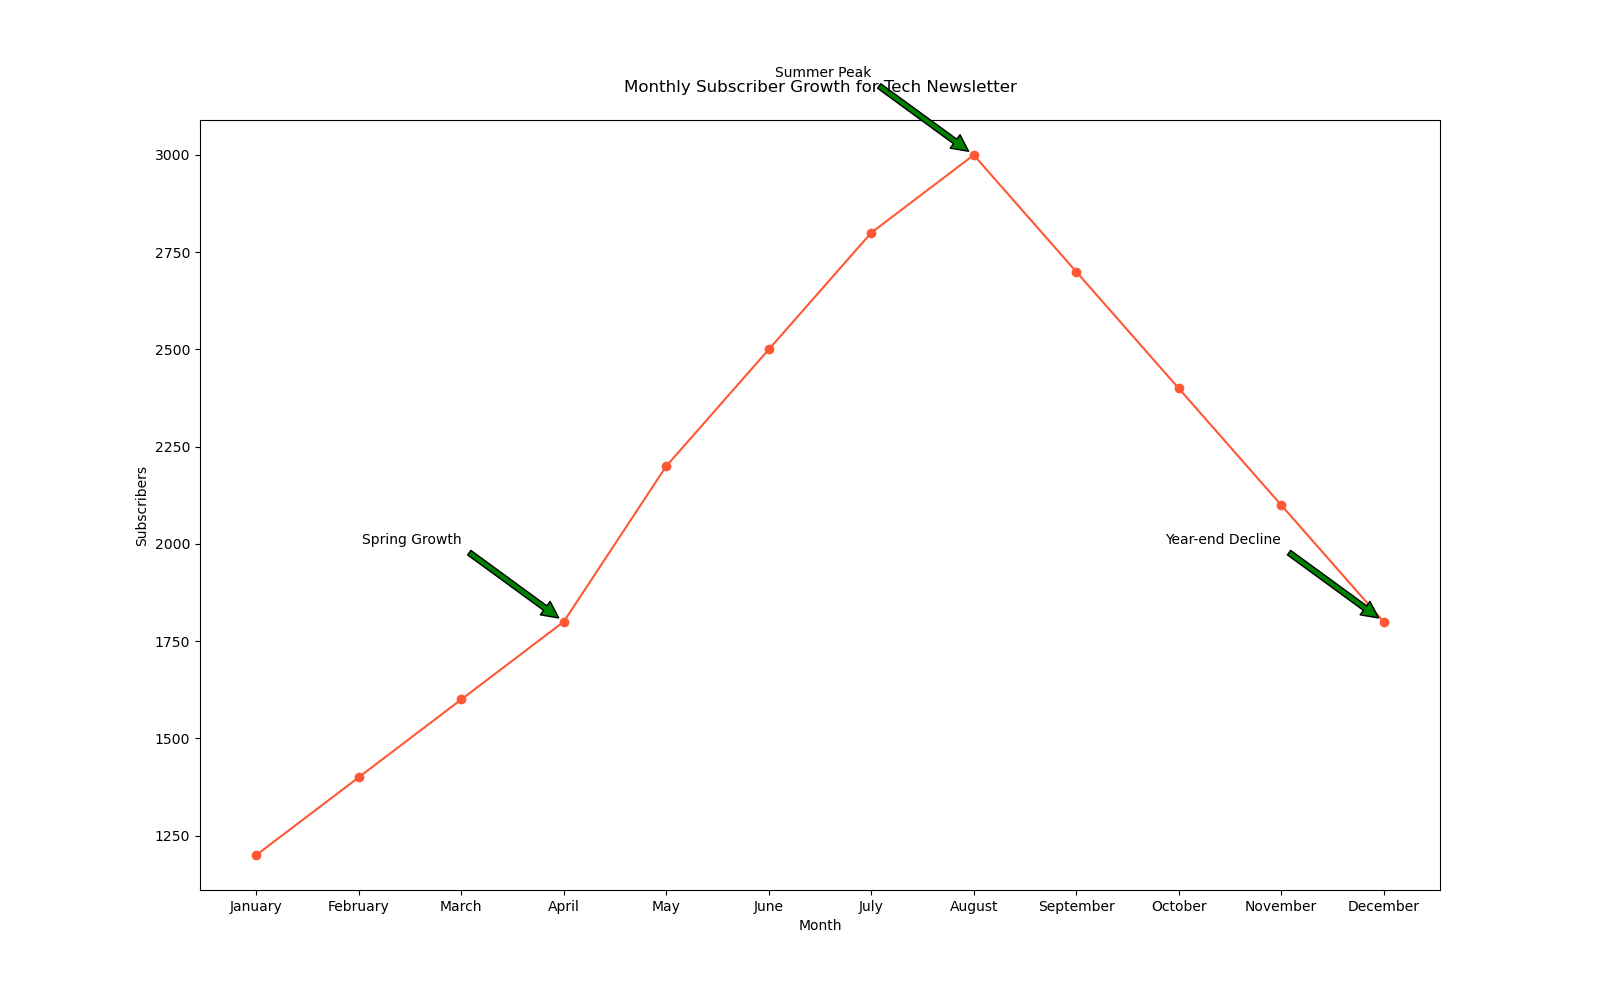

Python code for this plot:

import matplotlib.pyplot as plt

# Data
months = ["January", "February", "March", "April", "May", "June", "July", "August", "September", "October", "November", "December"]
subscribers = [1200, 1400, 1600, 1800, 2200, 2500, 2800, 3000, 2700, 2400, 2100, 1800]

plt.figure(figsize=(16, 10))

# Plotting the line chart
plt.plot(months, subscribers, color="#ff5733", marker='o')

# Adding annotations for specific points
plt.annotate('Spring Growth', xy=('April', 1800), xytext=('March', 2000),
             arrowprops=dict(facecolor='green', shrink=0.05),
             horizontalalignment='right')
plt.annotate('Summer Peak', xy=('August', 3000), xytext=('July', 3200),
             arrowprops=dict(facecolor='green', shrink=0.05),
             horizontalalignment='right')
plt.annotate('Year-end Decline', xy=('December', 1800), xytext=('November', 2000),
             arrowprops=dict(facecolor='green', shrink=0.05),
             horizontalalignment='right')

# Title and labels
plt.title('Monthly Subscriber Growth for Tech Newsletter', pad=20)
plt.xlabel('Month')
plt.ylabel('Subscribers')

# Show the chart
plt.show()
